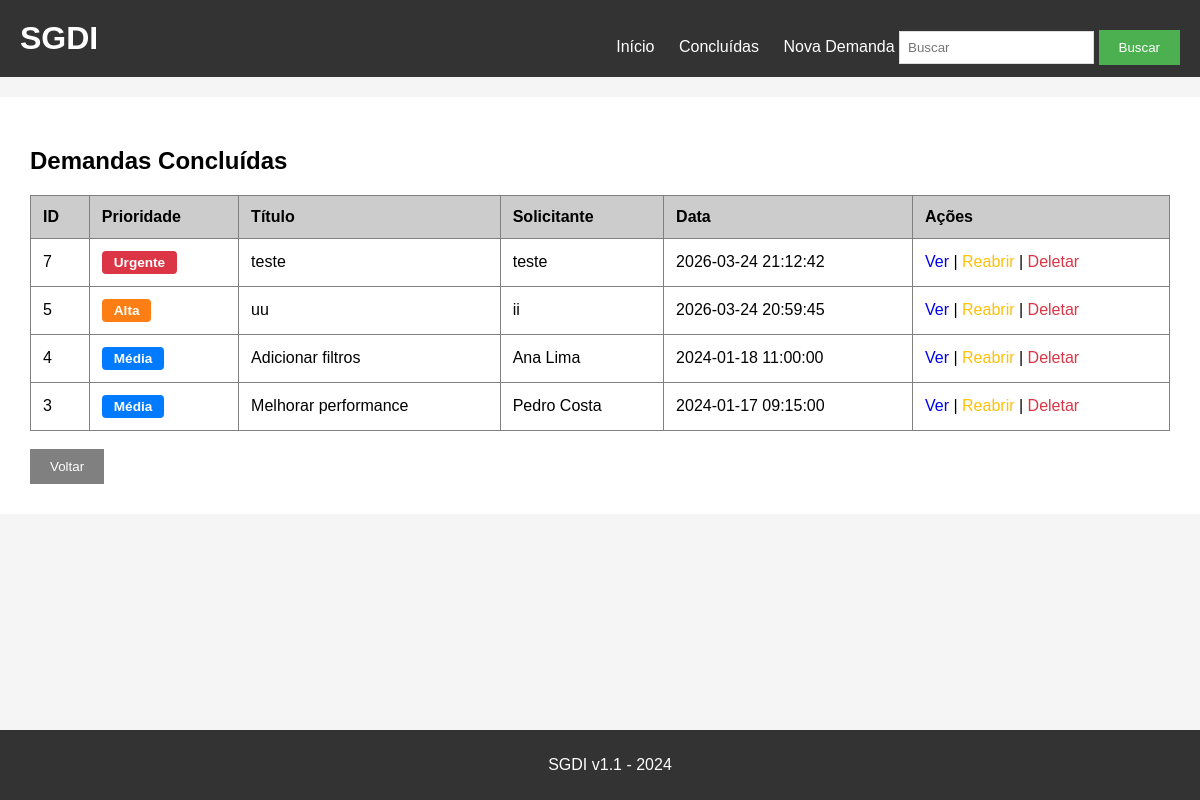
The app's page /concluidas with its own data.
### tables this page shows
CREATE TABLE demandas (
    id INTEGER PRIMARY KEY AUTOINCREMENT,
    titulo TEXT NOT NULL,
    descricao TEXT NOT NULL,
    solicitante TEXT NOT NULL,
    prioridade TEXT NOT NULL DEFAULT 'Média',
    status TEXT NOT NULL DEFAULT 'Aberta',
    data_criacao TEXT NOT NULL
);

### app.py (the view)
@app.route('/concluidas')
def concluidas():
    conn = get_db()
    try:
        demandas = conn.execute(
            f"SELECT * FROM demandas WHERE status = 'Concluída' ORDER BY data_criacao DESC"
        ).fetchall()
        return render_template('concluidas.html', demandas=demandas)
    finally:
        conn.close()

### app.py (called while the page is built)
def get_db():
    conn = sqlite3.connect('demandas.db')
    conn.row_factory = sqlite3.Row
    conn.execute('PRAGMA foreign_keys = ON')
    return conn

### templates/concluidas.html (shortened to what this page needs)
{% extends "base.html" %}
{% block content %}
<h2>Demandas Concluídas</h2>
<table border="1" cellpadding="10" cellspacing="0" width="100%">
    <thead>
        <tr bgcolor="#cccccc">
            <th>ID</th>
            <th>Prioridade</th>
            <th>Título</th>
            <th>Solicitante</th>
            <th>Data</th>
            <th>Ações</th>
        </tr>
    </thead>
    <tbody>
        {% for demanda in demandas %}
        <tr>
            <td>{{ demanda['id'] }}</td>
            <td>
                <span class="badge prioridade-{{ demanda['prioridade']|lower }}">
                    {{ demanda['prioridade'] }}
                </span>
            </td>
            <td>{{ demanda['titulo'] }}</td>
            <td>{{ demanda['solicitante'] }}</td>
            <td>{{ demanda['data_criacao'] }}</td>
            <td>
                <a href="{{ url_for('detalhes', id=demanda['id']) }}">Ver</a>
                |
                <form method="POST" action="{{ url_for('reabrir', id=demanda['id']) }}" style="display:inline;">
                    <button type="submit" class="btn-link btn-reabrir">Reabrir</button>
                </form>
                |
                <form method="POST" action="{{ url_for('deletar', id=demanda['id']) }}" style="display:inline;" onsubmit="return confirm('Tem certeza que deseja deletar?');">
                    <button type="submit" class="btn-link btn-deletar">Deletar</button>
                </form>
            </td>
        </tr>
        {% endfor %}
    </tbody>
</table>
<br>
<a href="{{ url_for('index') }}"><button type="button">Voltar</button></a>
{% endblock %}

### static/style.css (style rules this page uses)
body { font-family: Arial, sans-serif; background-color: #f5f5f5; padding: 0; margin: 0; padding-bottom: 60px; }
button { background-color: #4CAF50; color: white; padding: 10px 20px; border: none; cursor: pointer; }
button[type="button"] { background-color: #808080; }
table { border-collapse: collapse; }
th { text-align: left; padding: 12px; }
td { padding: 12px; }
table a { text-decoration: none; }
.badge { display: inline-block; padding: 4px 12px; border-radius: 4px; font-size: 0.85em; font-weight: bold; color: white; }
.prioridade-urgente { background-color: #dc3545; }
.prioridade-alta { background-color: #fd7e14; }
.prioridade-média { background-color: #007bff; }
.btn-link { background: none; border: none; cursor: pointer; padding: 0; font-size: inherit; font-family: inherit; }
.btn-deletar { color: #dc3545; }
.btn-reabrir { color: #ffc107; }

### templates/base.html (style rules this page uses)
body { margin: 0; }

### records on screen
demandas: id "7", prioridade "Urgente", titulo "teste", solicitante "teste", data_criacao "2026-03-24 21:12:42"
demandas: id "5", prioridade "Alta", titulo "uu", solicitante "ii", data_criacao "2026-03-24 20:59:45"
demandas: id "4", prioridade "Média", titulo "Adicionar filtros", solicitante "Ana Lima", data_criacao "2024-01-18 11:00:00"
demandas: id "3", prioridade "Média", titulo "Melhorar performance", solicitante "Pedro Costa", data_criacao "2024-01-17 09:15:00"
